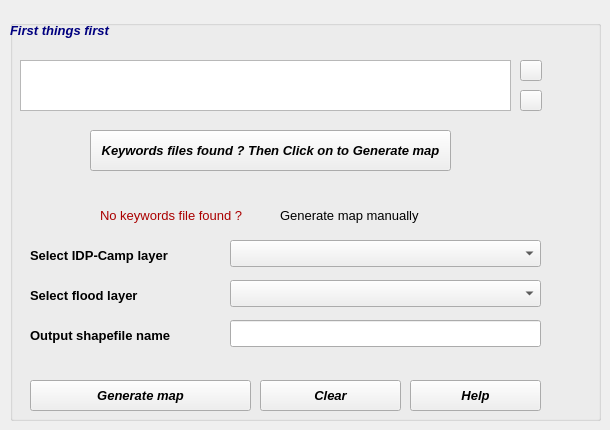
     <widget class="QWidget" name="tab_18">
      <attribute name="title">
       <string>Start From Here</string>
      </attribute>
      <widget class="QGroupBox" name="groupBox_14">
       <property name="geometry">
        <rect>
         <x>10</x>
         <y>20</y>
         <width>591</width>
         <height>401</height>
        </rect>
       </property>
       <property name="font">
        <font>
         <pointsize>10</pointsize>
         <weight>50</weight>
         <italic>false</italic>
         <bold>false</bold>
        </font>
       </property>
       <property name="title">
        <string/>
       </property>
       <widget class="QPushButton" name="btnGenerateMapIDP">
        <property name="geometry">
         <rect>
          <x>80</x>
          <y>110</y>
          <width>361</width>
          <height>41</height>
         </rect>
        </property>
        <property name="font">
         <font>
          <pointsize>10</pointsize>
          <weight>75</weight>
          <italic>true</italic>
          <bold>true</bold>
         </font>
        </property>
        <property name="text">
         <string>Keywords files found ? Then Click on to Generate map</string>
        </property>
       </widget>
       <widget class="QLabel" name="label_53">
        <property name="geometry">
         <rect>
          <x>90</x>
          <y>180</y>
          <width>171</width>
          <height>31</height>
         </rect>
        </property>
        <property name="font">
         <font>
          <pointsize>10</pointsize>
         </font>
        </property>
        <property name="styleSheet">
         <string notr="true">color: rgb(170, 0, 0);</string>
        </property>
        <property name="text">
         <string>No keywords file found ?</string>
        </property>
       </widget>
       <widget class="QLabel" name="label_54">
        <property name="geometry">
         <rect>
          <x>270</x>
          <y>180</y>
          <width>161</width>
          <height>31</height>
         </rect>
        </property>
        <property name="font">
         <font>
          <pointsize>10</pointsize>
         </font>
        </property>
        <property name="text">
         <string>Generate map manually</string>
        </property>
       </widget>
       <widget class="QLabel" name="label_55">
        <property name="geometry">
         <rect>
          <x>20</x>
          <y>260</y>
          <width>241</width>
          <height>31</height>
         </rect>
        </property>
        <property name="font">
         <font>
          <pointsize>10</pointsize>
          <weight>75</weight>
          <bold>true</bold>
         </font>
        </property>
        <property name="text">
         <string>Select flood layer</string>
        </property>
       </widget>
       <widget class="QLabel" name="label_56">
        <property name="geometry">
         <rect>
          <x>20</x>
          <y>220</y>
          <width>241</width>
          <height>31</height>
         </rect>
        </property>
        <property name="font">
         <font>
          <pointsize>10</pointsize>
          <weight>75</weight>
          <bold>true</bold>
         </font>
        </property>
        <property name="text">
         <string>Select IDP-Camp layer</string>
        </property>
       </widget>
       <widget class="QLabel" name="label_57">
        <property name="geometry">
         <rect>
          <x>20</x>
          <y>300</y>
          <width>241</width>
          <height>31</height>
         </rect>
        </property>
        <property name="font">
         <font>
          <pointsize>10</pointsize>
          <weight>75</weight>
          <bold>true</bold>
         </font>
        </property>
        <property name="text">
         <string>Output shapefile name</string>
        </property>
       </widget>
       <widget class="QComboBox" name="cboIDPLayer">
        <property name="geometry">
         <rect>
          <x>220</x>
          <y>220</y>
          <width>311</width>
          <height>27</height>
         </rect>
        </property>
        <property name="font">
         <font>
          <pointsize>10</pointsize>
          <weight>50</weight>
          <italic>false</italic>
          <bold>false</bold>
         </font>
        </property>
       </widget>
       <widget class="QComboBox" name="cboFloodLayerIDP">
        <property name="geometry">
         <rect>
          <x>220</x>
          <y>260</y>
          <width>311</width>
          <height>27</height>
         </rect>
        </property>
        <property name="font">
         <font>
          <pointsize>10</pointsize>
          <weight>50</weight>
          <italic>false</italic>
          <bold>false</bold>
         </font>
        </property>
       </widget>
       <widget class="QLineEdit" name="leOutputFileIDP">
        <property name="geometry">
         <rect>
          <x>220</x>
          <y>300</y>
          <width>311</width>
          <height>27</height>
         </rect>
        </property>
        <property name="font">
         <font>
          <pointsize>10</pointsize>
          <weight>50</weight>
          <italic>false</italic>
          <bold>false</bold>
         </font>
        </property>
       </widget>
       <widget class="QPushButton" name="btnGenerateMapManualyIDP">
        <property name="geometry">
         <rect>
          <x>20</x>
          <y>360</y>
          <width>221</width>
          <height>31</height>
         </rect>
        </property>
        <property name="font">
         <font>
          <pointsize>10</pointsize>
          <weight>75</weight>
          <italic>true</italic>
          <bold>true</bold>
         </font>
        </property>
        <property name="text">
         <string>Generate map</string>
        </property>
       </widget>
       <widget class="QPushButton" name="btnClearLayersIDP">
        <property name="geometry">
         <rect>
          <x>250</x>
          <y>360</y>
          <width>141</width>
          <height>31</height>
         </rect>
        </property>
        <property name="font">
         <font>
          <pointsize>10</pointsize>
          <weight>75</weight>
          <italic>true</italic>
          <bold>true</bold>
         </font>
        </property>
        <property name="text">
         <string>Clear</string>
        </property>
       </widget>
       <widget class="QPushButton" name="btnHelpGenMapIDP">
        <property name="geometry">
         <rect>
          <x>400</x>
          <y>360</y>
          <width>131</width>
          <height>31</height>
         </rect>
        </property>
        <property name="font">
         <font>
          <pointsize>10</pointsize>
          <weight>75</weight>
          <italic>true</italic>
          <bold>true</bold>
         </font>
        </property>
        <property name="text">
         <string>Help</string>
        </property>
       </widget>
       <widget class="QTextBrowser" name="txtFirstStepsIDP">
        <property name="geometry">
         <rect>
          <x>10</x>
          <y>40</y>
          <width>491</width>
          <height>51</height>
         </rect>
        </property>
        <property name="font">
         <font>
          <pointsize>10</pointsize>
          <weight>75</weight>
          <italic>true</italic>
          <bold>true</bold>
         </font>
        </property>
       </widget>
       <widget class="QPushButton" name="btnPrevStepIDP">
        <property name="geometry">
         <rect>
          <x>510</x>
          <y>40</y>
          <width>22</width>
          <height>21</height>
         </rect>
        </property>
        <property name="font">
         <font>
          <pointsize>10</pointsize>
         </font>
        </property>
        <property name="styleSheet">
         <string notr="true">background-image: url(:/plugins/floogin/up.png);</string>
        </property>
        <property name="text">
         <string/>
        </property>
       </widget>
       <widget class="QPushButton" name="btnNextStepIDP">
        <property name="geometry">
         <rect>
          <x>510</x>
          <y>70</y>
          <width>22</width>
          <height>21</height>
         </rect>
        </property>
        <property name="font">
         <font>
          <pointsize>10</pointsize>
         </font>
        </property>
        <property name="styleSheet">
         <string notr="true">background-image: url(:/plugins/floogin/down.png);</string>
        </property>
        <property name="text">
         <string/>
        </property>
       </widget>
       <widget class="QLabel" name="label_50">
        <property name="geometry">
         <rect>
          <x>0</x>
          <y>0</y>
          <width>171</width>
          <height>21</height>
         </rect>
        </property>
        <property name="font">
         <font>
          <pointsize>10</pointsize>
          <weight>75</weight>
          <italic>true</italic>
          <bold>true</bold>
         </font>
        </property>
        <property name="styleSheet">
         <string notr="true">color: rgb(0, 0, 127);</string>
        </property>
        <property name="text">
         <string>First things first</string>
        </property>
       </widget>
      </widget>
     </widget>
